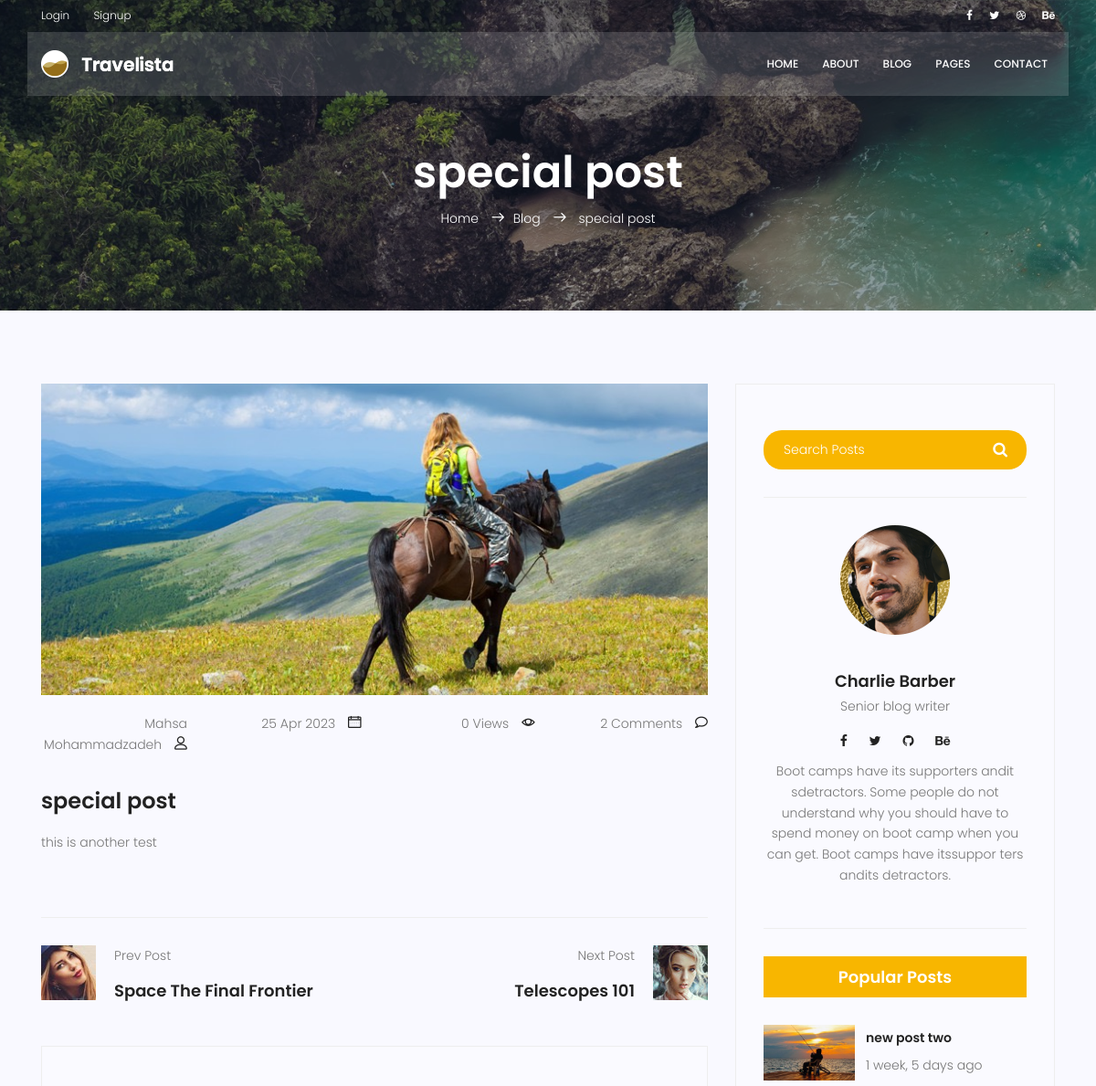
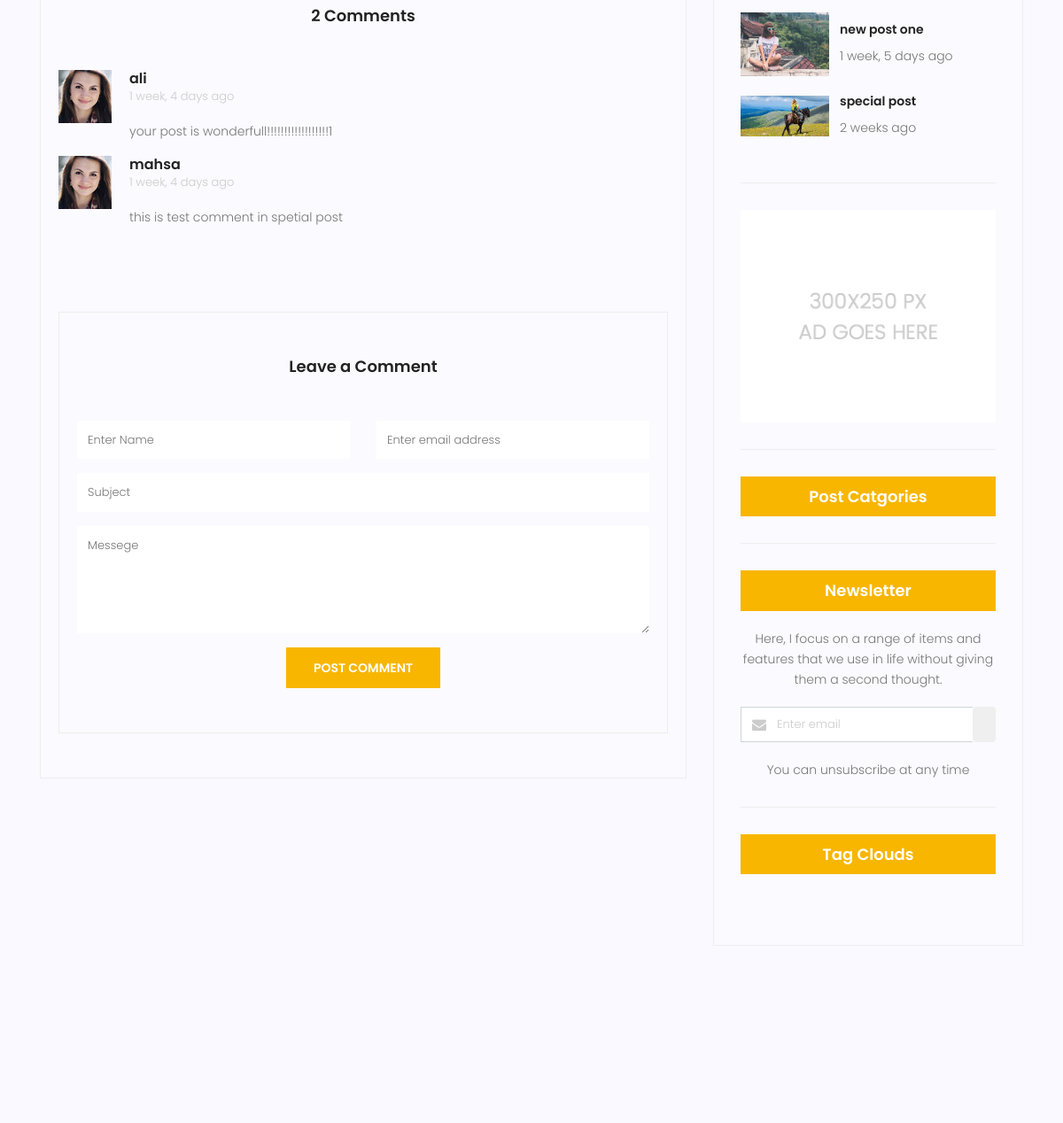
The app's page /blog/2/ with its own data (2 pictures, top to bottom).
### blog/models.py (models this page shows, shortened)
class Post(models.Model):
    image = models.ImageField(upload_to='blog/', default='blog/default.jpg')
    author = models.ForeignKey(User, on_delete=models.SET_NULL, null=True)
    title = models.CharField(max_length=255)
    content = models.TextField()
    tags = TaggableManager()
    category = models.ManyToManyField(Category)
    counted_views = models.IntegerField(default=0)
    status = models.BooleanField(default=False)
    created_date = models.DateTimeField(auto_now_add=True)
    updated_date = models.DateTimeField(auto_now=True)
    published_date = models.DateTimeField(null=True)
    class Meta:
        ordering = ['-created_date']

class Comment(models.Model):
    post = models.ForeignKey(Post, on_delete=models.CASCADE)
    name = models.CharField(max_length=255)
    email = models.EmailField()
    subject = models.CharField(max_length=255)
    message = models.TextField()
    approved = models.BooleanField(default=False)
    created_date = models.DateTimeField(auto_now_add=True)
    updated_date = models.DateTimeField(auto_now=True)
    class Meta:
        ordering = ['-created_date']

### blog/views.py (the view, shortened to what this page needs)
# urls.py: path('<int:pid>/', views.blog_detail, name='detail'),
def blog_detail(request, pid):
    posts = Post.objects.filter(status=1)
    post = get_object_or_404(posts, pk=pid)
    comments = Comment.objects.filter(post=post.id, approved=True)
    form = CommentForm()
    context = {'post': post, 'comments': comments, 'form': form}
    return render(request, 'blog/blog-single.html', context)

### blog/forms.py
class CommentForm(forms.ModelForm):
    class Meta:
        model = Comment
        fields = "__all__"

### blog/templatetags/blog_tags.py (called while the page is built)
@register.inclusion_tag('blog/blog-popular-posts.html')
def latestpost(args=3):
    posts = Post.objects.filter(status=1).order_by('-published_date')[:args]
    return {'posts': posts}

### templates/blog/blog-single.html (shortened to what this page needs)
{% extends 'base.html' %}
{% load static %}
{% load humanize %}
{% load blog_tags %}
{% block content %}
    <section class="relative about-banner">
        <div class="overlay overlay-bg"></div>
        <div class="container">
            <div class="row d-flex align-items-center justify-content-center">
                <div class="about-content col-lg-12">
                    <h1 class="text-white">
                        {{ post.title }}
                    </h1>
                    <p class="text-white link-nav"><a href="{% url 'website:home' %}">Home </a> <span
                            class="lnr lnr-arrow-right"></span><a href="{% url 'blog:index' %}">Blog </a> <span
                            class="lnr lnr-arrow-right"></span> {{ post.title }}</p>
                </div>
            </div>
        </div>
    </section>
    <section class="post-content-area single-post-area">
        <div class="container">
            <div class="row">
                <div class="col-lg-8 posts-list">
                    <div class="single-post row">
                        <div class="col-lg-12">
                            <div class="feature-img">
                                <img class="img-fluid" src="{{ post.image.url }}" alt="">
                            </div>
                        </div>
                        <div class="col-lg-12   meta-details">
                            <div class="user-details row">
                                <p class="user-name col-lg-3 col-sm-6 "><a href="#">{{ post.author.get_full_name }}</a>
                                    <span class="lnr lnr-user"></span></p>
                                <p class="date col-lg-3 col-sm-6 "><a
                                        href="#">{{ post.published_date|date:"d M Y " }}</a> <span
                                        class="lnr lnr-calendar-full"></span></p>
                                <p class="view col-lg-3 col-sm-6 "><a href="#">{{ post.counted_views }} Views</a> <span
                                        class="lnr lnr-eye"></span></p>
                                <p class="comments col-lg-3 col-sm-6 "><a href="#">{{ comments|length }} Comments</a>
                                    <span
                                            class="lnr lnr-bubble"></span></p>
                            </div>
                        </div>
                        <div class="col-lg-9 col-md-9">
                            <h3 class="mt-20 mb-20">{{ post.title }}</h3>
                            <p class="excert">
                                {{ post.content|safe }}
                            </p>
                        </div>
                    </div>
                    <div class="navigation-area">
                        <div class="row">
                            <div class="col-lg-6 col-md-6 col-12 nav-left flex-row d-flex justify-content-start align-items-center">
                                <div class="thumb">
                                    <a href="#"><img class="img-fluid" src="img/blog/prev.jpg" alt=""></a>
                                </div>
                                <div class="arrow">
                                    <a href="#"></a>
                                </div>
                                <div class="detials">
                                    <p>Prev Post</p>
                                    <a href="#"><h4>Space The Final Frontier</h4></a>
                                </div>
                            </div>
                            <div class="col-lg-6 col-md-6 col-12 nav-right flex-row d-flex justify-content-end align-items-center">
                                <div class="detials">
                                    <p>Next Post</p>
                                    <a href="#"><h4>Telescopes 101</h4></a>
                                </div>
                                <div class="arrow">
                                    <a href="#"></a>
                                </div>
                                <div class="thumb">
                                    <a href="#"><img class="img-fluid" src="img/blog/next.jpg" alt=""></a>
                                </div>
                            </div>
                        </div>
                    </div>
                    <div class="comments-area">
                        <h4>{{ comments|length }} Comments</h4>
                        <div class="comment-list">
                            {% for comment in comments %}
                                <div class="single-comment justify-content-between d-flex">
                                    <div class="user justify-content-between d-flex">
                                        <div class="thumb">
                                            <img src="img/blog/c1.jpg" alt="">
                                        </div>
                                        <div class="desc">
                                            <h5><a href="#">{{ comment.name }}</a></h5>
                                            <p class="date">{{ comment.created_date|naturaltime }} </p>
                                            <p class="comment">
                                                {{ comment.message }}
                                            </p>
                                        </div>
                                    </div>
                                </div>
                            {% empty %}
                                <p class="btn btn-danger">No comments you can create the first</p>
                                </div>
                            {% endfor %}
                    </div>
                    <div class="comment-form">
                        <h4>Leave a Comment</h4>
                        <form method="post" action="{% url 'blog:detail' post.id %}">
                            {% if request.user.is_authenticated %}
                                <input type="hidden" name="post" value={{ request.user.first_name }}>
                                <input type="hidden" name="post" value={{ request.user.email }}>
                            {% else %}
                                <div class="form-group form-inline">
                                    <div class="form-group col-lg-6 col-md-12 name">
                                        <input type="text" class="form-control" name="name" placeholder="Enter Name"
                                               onfocus="this.placeholder = ''" onblur="this.placeholder = 'Enter Name'">
                                    </div>
                                    <div class="form-group col-lg-6 col-md-12 email">
                                        <input type="email" class="form-control" name="email"
                                               placeholder="Enter email address" onfocus="this.placeholder = ''"
                                               onblur="this.placeholder = 'Enter email address'">
                                    </div>
                                </div>
                            {% endif %}
                            <div class="form-group">
                                <input type="text" class="form-control" name="subject" placeholder="Subject"
                                       onfocus="this.placeholder = ''" onblur="this.placeholder = 'Subject'">
                            </div>
                            <div class="form-group">
                                <textarea class="form-control mb-10" rows="5" name="message" placeholder="Messege"
                                          onfocus="this.placeholder = ''" onblur="this.placeholder = 'Messege'"
                                          required=""></textarea>
                            </div>
                            <button type="submit" href="#" class="primary-btn text-uppercase">Post Comment</button>
                        </form>
                    </div>
                </div>
            </div>
            <div class="col-lg-4 sidebar-widgets">
                <div class="widget-wrap">
                    {% include 'blog/blog-search.html' %}
                    {% include 'blog/blog-writer.html' %}
                    {% latestpost 4 %}
                    {% include 'blog/blog-ads.html' %}
                    {% include 'blog/blog-post-categories.html' %}
                    {% include 'blog/blog-newsletter.html' %}
                    {% include 'blog/blog-tags.html' %}
                </div>
            </div>
        </div>
        </div>
    </section>
{% endblock %}

### templates/blog/blog-popular-posts.html
{% load humanize %}
{% load static %}
{% load blog_tags %}
<div class="single-sidebar-widget popular-post-widget">
    <h4 class="popular-title">Popular Posts</h4>
    <div class="popular-post-list">
        {% for post in posts %}
            <div class="single-post-list d-flex flex-row align-items-center">
                <div class="thumb">
                    <img class="img-fluid" src="{{ post.image.url }}" alt="">
                </div>
                <div class="details">
                    <a href="{% url 'blog:detail' post.id %}"><h6>{{ post.title }}</h6></a>
                    <p>{{ post.published_date|naturaltime }}</p>
                </div>
            </div>
        {% endfor %}
    </div>
</div>

### records on screen
Post: title "special post", image (placeholder picture), author.get_full_name "Mahsa Mohammadzadeh", published_date "25 Apr 2023", counted_views "0", content "this is another test", published_date "2 weeks ago"
Comment: name "ali", created_date "1 week, 4 days ago", message "your post is wonderfull!!!!!!!!!!!!!!!!!!1"
Comment: name "mahsa", created_date "1 week, 4 days ago", message "this is test comment in spetial post"
Post: image (picture), title "new post two", published_date "1 week, 5 days ago"
Post: image (picture), title "new post one", published_date "1 week, 5 days ago"

### other values on screen
{{ comments|length }} "2"
